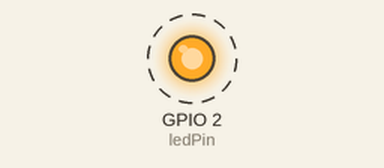
This program was run on a simulated ESP32. Parts: output pins drawn as LEDs (lit = HIGH). Dashed ring = blinking. WiFi joins after 1.5 s; servers stay silent unless stated; what the program prints to the serial monitor is not drawn.

Above: at 2.55 s.
Timing chart, 0 to 5.5 s (numbered marks = the images above):
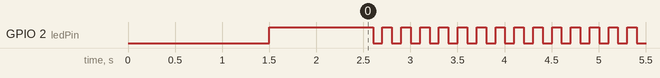

Measured:
- by itself, GPIO 2 (ledPin): alternates HIGH for 0.10 s and LOW for 0.10 s

The program:

main.cpp
```cpp
#include <Arduino.h>
#include<WiFi.h>
unsigned long int timeInterval = 2000;
//int n;
int flag = LOW;
int ledPin = 2;
const char* ssid = "TanX";
const char* password = "boys$hostel";
void WifiInit()
{
  WiFi.mode(WIFI_STA);
  WiFi.begin(ssid,password);
  Serial.print("Connecting to WiFi");
  while(WiFi.status()!= WL_CONNECTED)
  {
    Serial.print(".");
    delay(500);
  }
  Serial.println("");
  Serial.print("IP ADDR: ");
  Serial.println(WiFi.localIP());
  digitalWrite(ledPin,HIGH);
  delay(1000);
  digitalWrite(ledPin,LOW);


}
void setup()
{
  Serial.begin(115200);
  pinMode(ledPin,OUTPUT);
  Serial.println("Getting Started....");
  WifiInit();
  Serial.println("Setting Up..");
}

void loop()
{
  int i;
  /*Serial.println("Starting Scan:..");
  n = WiFi.scanNetworks();*/
  unsigned long int prevtime = 0;
  unsigned long int currentTime =millis();
  if(WiFi.status() == WL_CONNECTED)
  {
    digitalWrite(ledPin,HIGH);
    delay(100);
    digitalWrite(ledPin,LOW);
    delay(100);
  }
  else if((WiFi.status() != WL_CONNECTED) && (currentTime - prevtime > timeInterval))
  {
    flag = HIGH;
    digitalWrite(ledPin,flag);
    Serial.println("Restarting in ");
    for(i = 1;i<4;i++)
    {
      Serial.print(i);
      Serial.print(" ");
      delay(1000);
    }
    ESP.restart();
  }
  flag = LOW;
  /*if(n == 0)
  {
    Serial.println("No Nearby Network");
  }
  else
  {
  Serial.print("No. ");
  Serial.print("SSID  ");
  Serial.print("RSSI ");
  Serial.println(" ");
  for(i = 0;i<n;i++)
  {
    Serial.print(i+1);
    Serial.print("  ");
    Serial.print(WiFi.SSID(i));
    Serial.print("  ");
    Serial.print(WiFi.RSSI(i));
    Serial.println(" ");
    delay(100);
  }
  }*/
}
```
